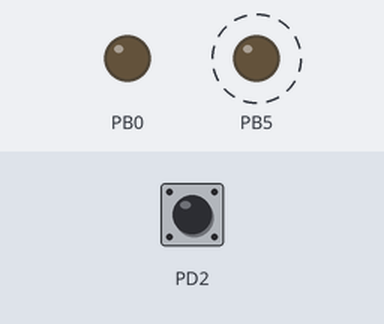
A program run on a simulated ATmega328P, built with avr-gcc and emulated at 16 MHz. Parts: output pins drawn as LEDs (lit = HIGH). Dashed ring = blinking. The test bench sets the inputs (shaded band); at power-on: PD2 HIGH.

Above: at 1.1 s.
1.5 s: PD2 pulled LOW for 0.25 s
At 1.7 s:
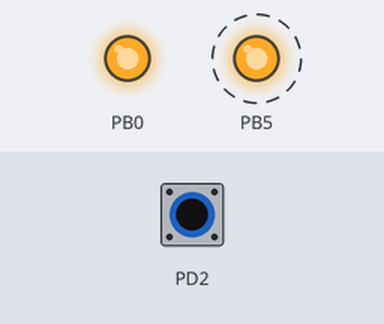
4.5 s: PD2 pulled LOW for 1 s
At 4.9 s:
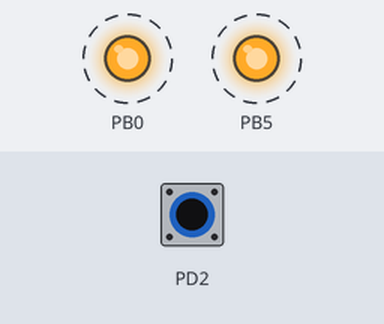
7.5 s: PD2 pulled LOW for 3.2 s
At 10.9 s:
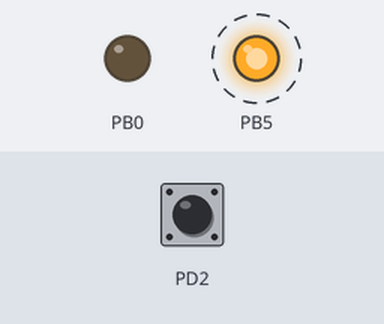
Timing chart, 0 to 18.2 s (numbered marks = the images above; inputs shaded):
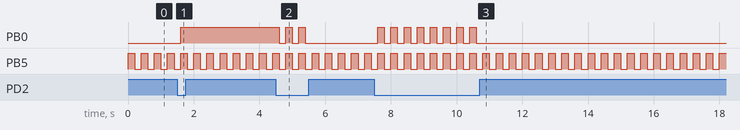

Measured:
- after the input at 1.5 s, PB0: LOW → HIGH after 0.10 s
- after the input at 4.5 s, PB0: alternates HIGH for 0.20 s and LOW for 0.20 s, 5 changes in all, then stays LOW, starting after 0.10 s
- after the input at 7.5 s, PB0: alternates HIGH for 0.20 s and LOW for 0.20 s, 16 changes in all, then stays LOW, starting after 0.10 s
- by itself, PB5: alternates HIGH for 0.20 s and LOW for 0.20 s

The program:

main.c
```c
/*
 * System -5 Polling.c
 *
 * Created: 2/22/2022 6:29:40 PM
 * Author : Madushan
 */

#include <avr/io.h>				// include input/output definitions
#define F_CPU 16000000UL		// define processor clock speed for delay.h
#include <util/delay.h>

int main(void)
{

	DDRB = DDRB | ((1<<DDB5) | (1<<DDB0));	// configure PB5 and PB0 as output
	DDRD = DDRD & ~(1<<DDD2);		// config PD2 as input
	PORTD = PORTD | (1<<PORTD2);	// pull-up PD2

	while(1){

		PORTB = PORTB ^ (1<<PORTB5);		// toggle PB0
		_delay_ms(200);

		if((PIND & (1<<PIND2)) == 0){
			PORTB = PORTB ^ (1<<PORTB0);
		}
	}
	return 0;
}
```
